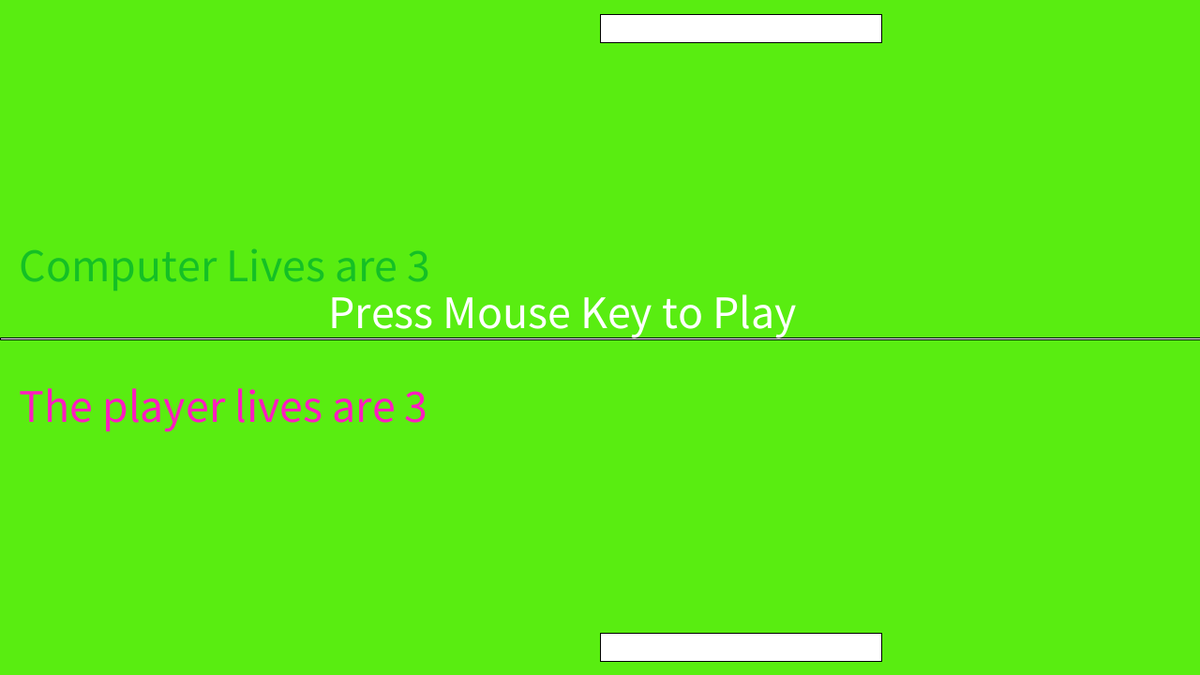
Frame 1 (no input)
Frame 60 (the mouse pressed at the canvas centre just before this capture): identical to frame 1, image omitted
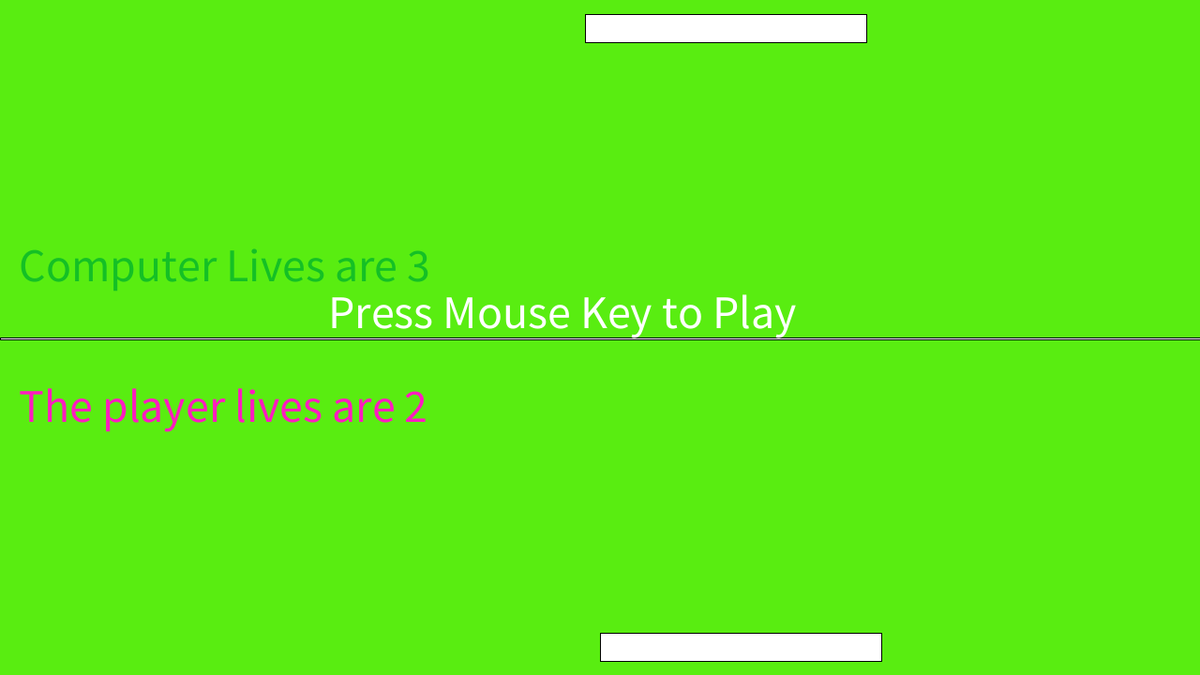
Frame 120 (the mouse held since frame 60 and released just before this capture)

The Processing sketch that drew these frames (run headless with seeded random() and noise(); from frame 60 on, the mouse is pressed at the canvas centre):

// Processing sketch: Pong
// ── Pong.pde
Player thePlayer;
Player computerPlayer;
Ball theBall;

final int SCREENX = 1280;
final int SCREENY = 720;
final int PADDLEHEIGHT = 30;
final int PADDLEWIDTH = 300;
final int MARGIN = 15;
boolean gameStart = false;

void setup()
{
  
  size(1280,720);
  thePlayer = new Player(SCREENY-PADDLEHEIGHT-MARGIN);
  computerPlayer = new Player(MARGIN);
  theBall = new Ball();
  ellipseMode(5);
  frameRate(60);
}

void draw() 
{
    
  background(#59ED11);
  thePlayer.draw();
  computerPlayer.draw();
  // question 4
  //This sets up the middle boundary and displays the lives
  rect(0, 360, 1280, 2.5);
  textSize(50);
  fill(20, 192, 37);
  text("Computer Lives are "+computerPlayer.computerLives , 20, 300);
  fill(255, 27, 192);
  text("The player lives are "+thePlayer.playerLives , 20, 450);
  
  if (gameStart == true)
  {
    
    thePlayer.draw();
    computerPlayer.draw();
    theBall.draw();
    thePlayer.move(mouseX);
    computerPlayer.compMove(theBall.x);
    theBall.move();
    theBall.collide(thePlayer);
    theBall.computerCollide(computerPlayer);
  }
  
  else{
    
    //This displays GAME OVER message
    if(thePlayer.playerLives == 0)
    {
      fill(255);
      textSize(50);
      text("GAME OVER! and Computer win(Oppps)", 500, 250);
      text("Press Mouse Key to Play Again", 350, 350);
      
    }
    
    //This displayes YOU WIN message
    else if(computerPlayer.computerLives == 0)
    {
      fill(255);
      textSize(50);
      text("Cogruation YOU WIN! ", 500, 250);
      text("Press Mouse Key to Play Again", 350, 350);
    }
    
    //This displays the start message
    else
    {
      fill(255);
      textSize(50);
      text("Press Mouse Key to Play", 350, 350);
    }
  }
}
//question 3 
  void mousePressed() 
  {
    
    //This resets the start boolean and dx dy parameters for the ball
    gameStart = !gameStart;
    theBall.dy = random(5, 10);
    theBall.dx= random(5, 10);
    
    //This resets the lives 
    if(computerPlayer.computerLives == 0)
    {
      computerPlayer.computerLives = 3;
      thePlayer.playerLives = 3;
    }
    
    //This resets the lives
    if(thePlayer.playerLives == 0)
    {
      computerPlayer.computerLives = 3;
      thePlayer.playerLives = 3;
    }
}

// ── Ball.pde
class Ball {
  float x; 
  float y;
  float dx; 
  float dy;
  float timeIncrement= 1.0001; // for extra credit 2 : increasing the speeds over time 
  float radius;
  color ballColor = color(200, 100, 50);

  Ball()
  {
    // inital values at the cetner of screen
    x = 500;
    y = 500;
    //These are the speed values of the ball
    dx = random(5, 10);
    dy = random(5, 10);
    radius=30;
  }
// question 2
  void move()
  {
    //extra credi2 : increasing speeds over the time 
    dx*= timeIncrement;
    dy*= timeIncrement;
    
    //This changes the x and y position of the ball based on the dx dy values
    x = x+dx; 
    y = y+dy;
    
    //This decreases playerLives when ball goes below the screen and calls reset()
    if(y >= SCREENY)
    {
      thePlayer.playerLives--;
      reset();
    }
    
    //This decreases computerLives when ball goes above the screen and calls reset()
    if(y <= 0)
    {
      computerPlayer.computerLives--;
      reset();
    }
  }
// question 3 
  void reset()
  {
     gameStart = false;
     x = 150;
     y = 110;
     dx = 0;
     dy = 0;
  }

  void draw()
  {
    fill(ballColor);
    ellipse(int(x), int(y), radius, radius);   
  }

  void collide(Player tp)
  {
    
    //Checks collision with left wall
    if(x<= 0)
    {
      dx= dx * -1;
    }
    
    //Checks collision with right wall
    if(x+radius>=SCREENX) 
    {
      dx= dx * -1;
    }
    // question 3
    //This resets ball if it goes off the top of the screen 
    if(y<0)
    {
      reset();
      tp.computerLives--;
    }
    // question 3
    //This resets ball if it goes off the bottom of the screen
    if(y>SCREENY)
    {
      reset();
      tp.playerLives--;
    }
    
    //Checks if ball collides with bottom paddle
    if(y+radius >= tp.ypos && (y-radius)<tp.ypos && x >=tp.xpos && x <= tp.xpos + PADDLEWIDTH)
    {
      dy= dy * -1;
      dx= dx * tp.directionChecker;
    }
  }

  void computerCollide(Player compPlayer)
  {
      //Checks if ball collides with top paddle
      if((y-radius) <= compPlayer.ypos+PADDLEHEIGHT-5 && (y+radius) > compPlayer.ypos && x>=compPlayer.xpos && x <= compPlayer.xpos + PADDLEWIDTH)
      { 
        dy = dy * -1;
      }
  }

}

// ── Player.pde
class Player{
  
  int xpos; 
  int ypos;
  int computerLives = 3;
  int playerLives = 3;
  float distanceToShift = 5;
  float directionChecker = 1.0; // 1.0 for positive ,-1.0 for negative 
  float previousXPos = 0.0;// record the prvious position to change next state poistion
  color paddlecolor = color(255);

  Player(int screen_y)
  {
    // constructor 
    xpos=SCREENX/2;
    ypos=screen_y;
  }

  void move(int x)
  {
  
    //This prevents the paddle running off the screen
    if(x>(SCREENX - PADDLEWIDTH)) 
    {
      xpos = (SCREENX - PADDLEWIDTH);
      previousXPos = xpos;
    }
    
    //This moves the paddle to the mouseX value
    else 
    {
      xpos=x;
      previousXPos = xpos;
    }
  
  }
  // extra credit 1
  void directionChange()
  {
    if(previousXPos>mouseX)
    {
      directionChecker *= -1;
    }
    
    else
    {
      directionChecker *= 1;
    }
  }

  void draw()
  {
    fill(paddlecolor);
    rect(xpos, ypos, PADDLEWIDTH, PADDLEHEIGHT);
  }
  //question 2 
  void compMove(float ballX)
  {
    
    //This controls the movement of the computer paddle, causes the shift distance to increase over time
    if( xpos >= ballX ) {
      xpos-=(distanceToShift);
      distanceToShift+= 0.025;
    }
    
    //This controls the movement of the computer paddle, causes the shift distance to increase over time
    else if( xpos <= ballX)
    {
      xpos+=(distanceToShift);
      distanceToShift+= 0.025;
      
    }
  }
}
